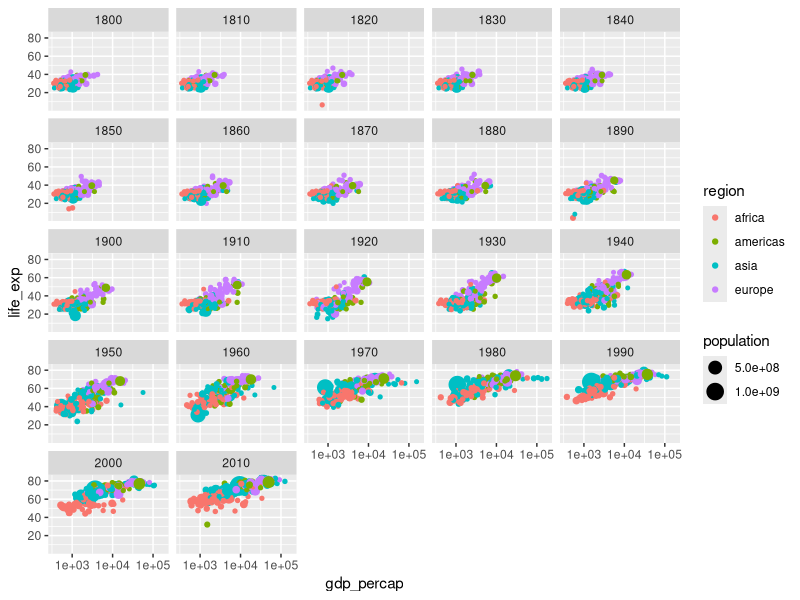

Generate this figure with R:
## ---- chunk 1
library(tidyverse)
geo <- read_csv("BRM5012-files/geo.csv")
gap <- read_csv("BRM5012-files/gap-minder.csv")
gap_geo <- left_join(gap, geo, by="name")
## ---- chunk 2
ggplot(gap_geo, 
    aes(x=gdp_percap, y=life_exp,
        size=population, color=region)) + 
    geom_point() + facet_wrap(~ year) + scale_x_log10()
